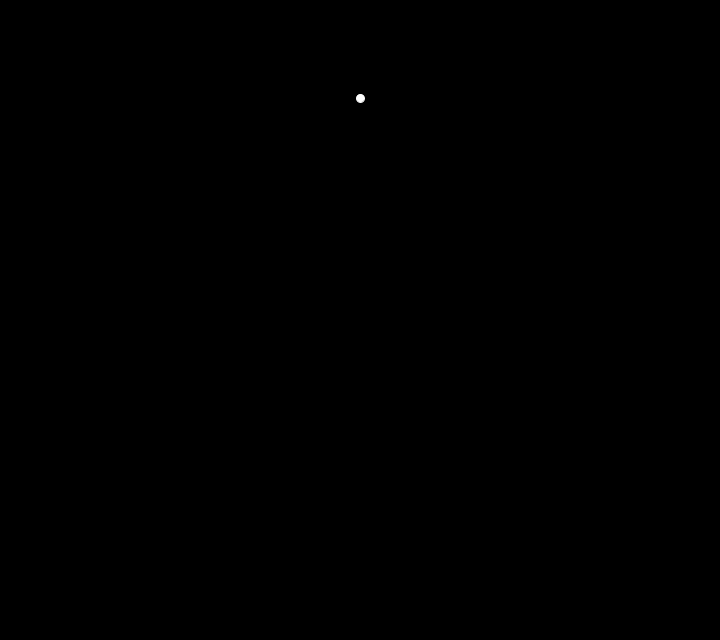
Frame 1 (no input)
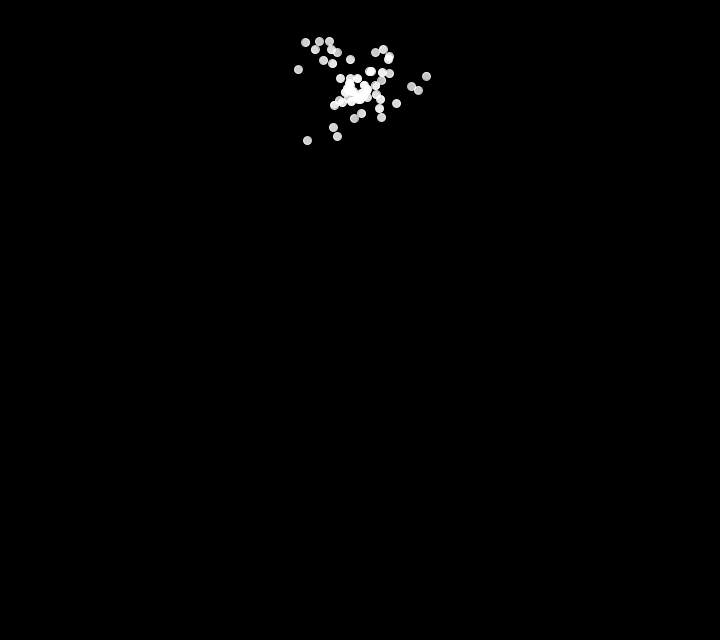
Frame 60 (the mouse pressed at the canvas centre just before this capture)
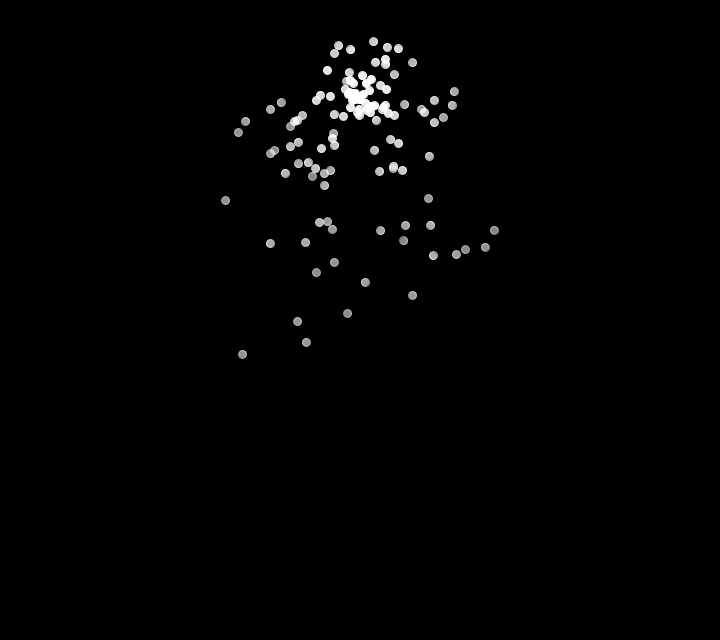
Frame 120 (the mouse held since frame 60 and released just before this capture)

The Processing sketch that drew these frames (run headless with seeded random() and noise(); from frame 60 on, the mouse is pressed at the canvas centre):

// Processing sketch: SimpleParticleSystem_Processing
// ── SimpleParticleSystem_Processing.pde
ParticleSystem ps;

void setup() {
  size(720, 640);
  ps = new ParticleSystem(new PVector(width/2, 100));
}

void draw() {
  background(0);
  ps.addParticle();
  ps.run();
}

// A class to describe a group of Particles
// An ArrayList is used to manage the list of Particles 

class ParticleSystem {
  ArrayList<Particle> particles;
  PVector origin;

  ParticleSystem(PVector position) {
    origin = position.copy();
    particles = new ArrayList<Particle>();
  }

  void addParticle() {
    particles.add(new Particle(origin));
  }

  void run() {
    for (int i = particles.size()-1; i >= 0; i--) {
      Particle p = particles.get(i);
      p.run();
      if (p.isDead()) {
        particles.remove(i);
      }
    }
  }
}

// A simple Particle class

class Particle {
  PVector position;
  PVector velocity;
  PVector acceleration;
  float lifespan;

  Particle(PVector l) {
    acceleration = new PVector(0, 0.05);
    velocity = new PVector(random(-1.25, 1.25), random(-2.5, 0));
    position = l.copy();
    lifespan = 255;
  }

  void run() {
    update();
    display();
  }

  // Method to update position
  void update() {
    velocity.add(acceleration);
    position.add(velocity);
    lifespan -= 1.0;
  }

  // Method to display
  void display() {
    stroke(255, lifespan);
    fill(255, lifespan);
    ellipse(position.x, position.y, 8, 8);
  }

  // Is the particle still useful?
  boolean isDead() {
    if (lifespan < 0.0) {
      return true;
    } else {
      return false;
    }
  }
}
